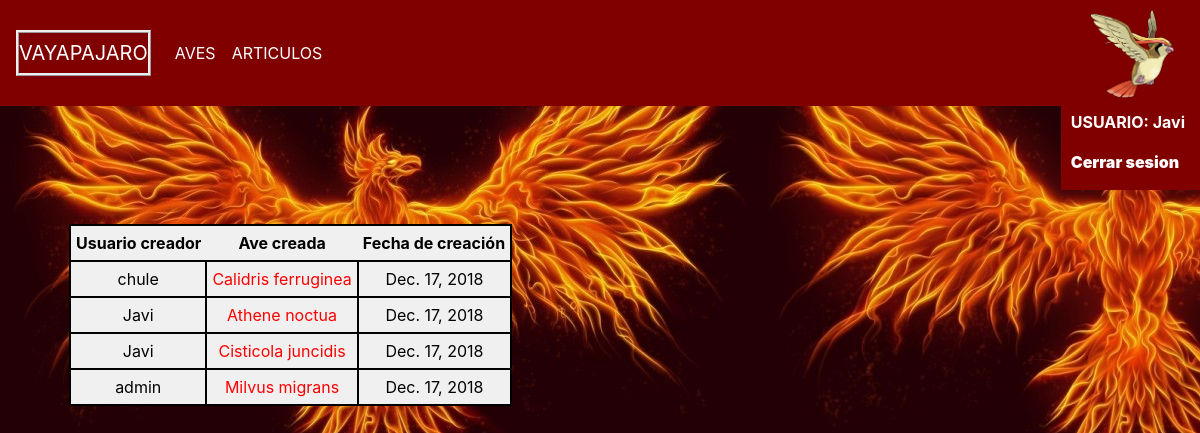
Page /articulo/mostrar_articulos/ (signed in) on the committed database.
### VayaPajaro/models.py (models this page shows, shortened)
class Articulo(models.Model):
	usuario = models.ForeignKey(Usuario, on_delete=models.CASCADE)
	ave = models.ForeignKey(Ave, on_delete=models.CASCADE)
	fcreacion = models.DateField()

class Usuario(models.Model):
	user = models.OneToOneField(User,related_name='usuario',on_delete=models.CASCADE,default=None)
	fnacimiento = models.DateField(null=True)
	estudios = models.CharField(max_length=500,default='Desconocidos')
	fotoPerfil = models.ImageField(upload_to='Fotos_de_Perfil')
	def __unicode__(self):
		return self.user.username

class Ave(models.Model):
	nombre = models.CharField(max_length=40,default='Desconocido',blank=True,null=True)
	descripcion = models.TextField(max_length=2000,default='Desconocido',blank=True,null=True)
	alimentacion = models.TextField(max_length=2000,default='Desconocida',blank=True,null=True)
	habitat = models.TextField(max_length=2000,default='Desconocida',blank=True,null=True)
	localizacion = models.TextField(max_length=2000,default='Desconocida',blank=True,null=True)
	fotos = models.ManyToManyField('Foto')
	def __unicode__(self):
		return self.nombre
	def mostrar_nombre_con_espacios(self):
		return self.nombre.replace(' ', '_')

### VayaPajaro/views.py (the view)
# urls.py: url(r'^articulo/mostrar_articulos/',MostrarArticulos.as_view(),name='Mostrar_Articulos'),
class MostrarArticulos(LoginRequiredMixin,ListView):
	model = Articulo
	fields = '__all__'
	login_url = '/usuario/login/'
	template_name = 'VayaPajaro/Mostrar_Articulos.html'
	def get_context_data(self, **kwargs):
		context = super(MostrarArticulos,self).get_context_data(**kwargs)
		return context

### VayaPajaro/templates/VayaPajaro/Mostrar_Articulos.html (shortened to what this page needs)
{% extends 'base.html' %}
{% block content %}
<table>
<tr>
	<th>Usuario creador</th>
	<th>Ave creada</th>
	<th>Fecha de creación</th>
</tr>
{% for articulo in object_list %}
<tr>
	<td>{{ articulo.usuario }}</td>
	<td><a href="{% url 'Mostrar_ave' nombre=articulo.ave.mostrar_nombre_con_espacios %}">{{ articulo.ave }}</a></td>
	<td>{{ articulo.fcreacion }}</td>
	<br/>
</tr>
{% empty %}
<p>No se encuentra ningún articulo de un ave.</p>
{% endfor %}
</table>
{% endblock %}

### VayaPajaro/templates/base.html (shortened to what this page needs)
{% load static %}
{% load analytical %}
<!doctype html>
<html lang="en">
  <head>
    <link href="{% static 'VayaPajaro/css/base2.css' %}" rel="stylesheet">
    <link href="{% static 'VayaPajaro/css/base.css' %}" rel="stylesheet">
  </head>
  <body>
    <nav class="navbar navbar-expand-md navbar-dark bg-dark fixed-top">
      <a class="navbar-brand" href="http://127.0.0.1:8000/">VAYAPAJARO</a>
      <div class="collapse navbar-collapse" id="navbarsExampleDefault">
        <ul class="navbar-nav mr-auto">
		  <li class="nav-item active"><a class="nav-link" href="{% url 'Mostrar_Aves' %}">AVES</a></li>
	      <li class="nav-item active"><a class="nav-link" href="{% url 'Mostrar_Articulos' %}">ARTICULOS</a></li>
		</ul>
      </div>
      <img src="{% static 'VayaPajaro/imagenes/Pidgeot.png' %}" height="90">
    </nav>
    <div id="usuario">
	{% if user.is_authenticated %}
		<p> USUARIO: {{ user.get_username }}</p>
		<p><a href="{% url 'Logout' %}">Cerrar sesion</a></p>
	{% else %}
		<p>Usuario anonimo.</p>
		<p><a href="{% url 'Registrarse' %}">Registrarse</a> / <a href="{% url 'Login' %}">Iniciar Sesion</a></p>
	{% endif %}
	</div>
    <main role="main" class="container">
      <div class="starter-template">
        {% block content %}{% endblock %}
        </div>
    </main>
</body>

### VayaPajaro/static/VayaPajaro/css/base.css (style rules this page uses)
body { padding-top: 5rem; background-image: url("/media/fenix.jpg"); background-repeat: repeat; }
.starter-template { padding: 3rem 1.5rem; text-align: center; }
#usuario { background-color:#800000; position: fixed; right: 0px; top: 100px; padding-left: 10px; padding-right: 15px; padding-top: 10px; float:left; }
#usuario > p,#usuario > p > a { color:white; font-weight: bolder; }
#usuario > p > a:link { text-decoration: none; }
#mostraraves > td,th { padding: 5px; }
#ave > table,td,tr { border-collapse: collapse; border: 2px solid black; background-color: #f0f0f0; padding: 5px; }

### rows in the picture
Articulo: usuario "chule", ave "Calidris ferruginea", fcreacion "Dec. 17, 2018"
Articulo: usuario "Javi", ave "Athene noctua", fcreacion "Dec. 17, 2018"
Articulo: usuario "Javi", ave "Cisticola juncidis", fcreacion "Dec. 17, 2018"
Articulo: usuario "admin", ave "Milvus migrans", fcreacion "Dec. 17, 2018"

### other values in the picture
{{ user.get_username }} "Javi"
